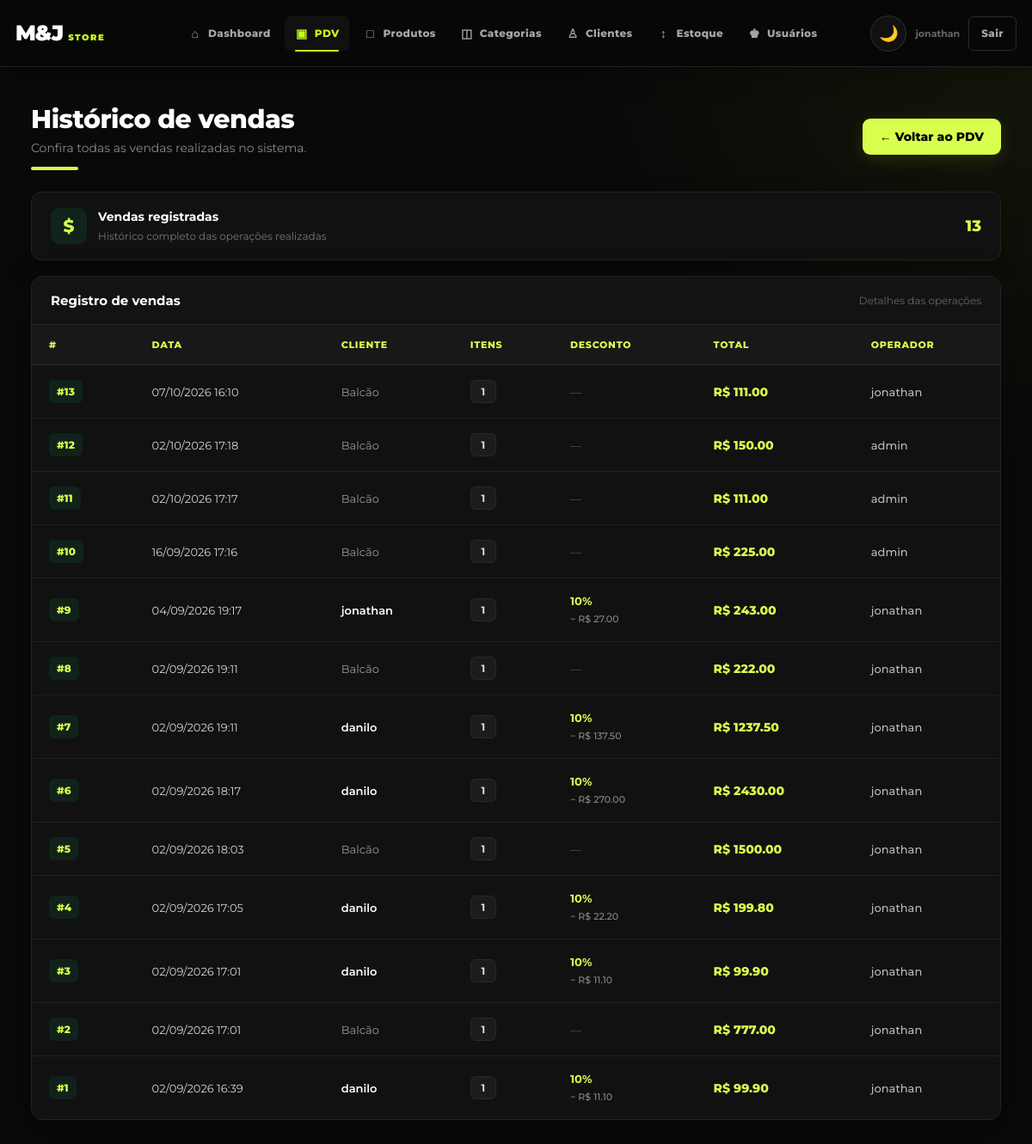
The page /pdv/historico (signed in) on the database its author committed.
### app/models/venda.py (models this page shows, shortened)
class Venda(Base):
    __tablename__ = "vendas"
    id = Column(
        Integer,
        primary_key=True,
        index=True
    )
    cliente_id = Column(
        Integer,
        ForeignKey(
            "clientes.id",
            ondelete="SET NULL"
        ),
        nullable=True
    )
    usuario_id = Column(
        Integer,
        ForeignKey(
            "usuarios.id",
            ondelete="SET NULL"
        ),
        nullable=True
    )
    desconto_percentual = Column(
        Float,
        nullable=False,
        default=0.0
    )
    total_bruto = Column(
        Float,
        nullable=False,
        default=0.0
    )
    total_liquido = Column(
        Float,
        nullable=False,
        default=0.0
    )
    observacao = Column(
        String(255),
        nullable=True
    )
    criado_em = Column(
        DateTime,
        server_default=func.now()
    )
    cliente = relationship(
        "Cliente",
        back_populates="vendas"
    )
    usuario = relationship(
        "Usuario",
        backref="vendas"
    )
    itens = relationship(
        "ItemVenda",
        back_populates="venda",
        cascade="all, delete-orphan"
    )
    pagamentos = relationship(
        "Pagamento",
        back_populates="venda",
        cascade="all, delete-orphan"
    )

### app/models/usuarios.py (models this page shows)
class Usuario(Base):
    __tablename__ = "usuarios"
    id = Column(Integer, primary_key=True, autoincrement=True)
    nome = Column(String(100), nullable=False)
    email = Column(String(150), unique=True, nullable=False)
    senha_hash = Column(String(255), nullable=False)
    role = Column(String(20), nullable=False, default="operador")
    ativo = Column(Boolean, default=True)
    criando_em = Column(DateTime, server_default=func.now())

### app/models/cliente.py (models this page shows)
class Cliente(Base):
    __tablename__ = "clientes"
    id = Column(
        Integer,
        primary_key=True,
        index=True
    )
    nome = Column(
        String(150),
        nullable=False
    )
    matricula = Column(
        String(100),
        unique=True,
        nullable=True
    )
    telefone = Column(
        String(30),
        nullable=True
    )
    is_associado = Column(
        Boolean,
        default=False,
        nullable=False
    )
    ativo = Column(
        Boolean,
        default=True,
        nullable=False
    )
    desconto_percentual = Column(
        Float,
        default=0.0,
        nullable=False
    )
    criado_em = Column(
        DateTime,
        server_default=func.now(),
        nullable=False
    )
    vendas = relationship(
        "Venda",
        back_populates="cliente"
    )

### app/controllers/pdv_controller.py (the view)
@router.get(
    "/historico"
)
def historico(
    request: Request,
    db: Session = Depends(
        get_db
    ),
    usuario=Depends(
        get_usuario_logado
    )
):
    vendas = (
        db.query(Venda)
        .order_by(
            Venda.id.desc()
        )
        .limit(100)
        .all()
    )
    return templates.TemplateResponse(
        request=request,
        name="pdv/historico.html",
        context={
            "request":
                request,
            "vendas":
                vendas,
            "usuario":
                usuario
        }
    )

### app/templates/pdv/historico.html (shortened to what this page needs)
<!DOCTYPE html>
<html lang="pt-br">
<head>
    <link rel="stylesheet" href="/static/css/navbar.css">
</head>
<body>
    {% include "shared/navbar.html" %}
    <main class="container">
        <div class="topo">
            <div class="titulo-area">
                <h1>Histórico de vendas</h1>
                <p>
                    Confira todas as vendas realizadas no sistema.
                </p>
                <div class="titulo-linha"></div>
            </div>
            <a href="/pdv" class="btn-voltar">
                ← Voltar ao PDV
            </a>
        </div>
        <div class="resumo">
            <div class="resumo-info">
                <div class="resumo-icone">
                    $
                </div>
                <div class="resumo-texto">
                    <strong>Vendas registradas</strong>
                    <span>Histórico completo das operações realizadas</span>
                </div>
            </div>
            <div class="contador">
                {{ vendas | length }}
            </div>
        </div>
        <div class="tabela-card">
            <div class="tabela-topo">
                <h2>Registro de vendas</h2>
                <span>
                    Detalhes das operações
                </span>
            </div>
            <div class="tabela-container">
                <table>
                    <thead>
                        <tr>
                            <th>#</th>
                            <th>Data</th>
                            <th>Cliente</th>
                            <th>Itens</th>
                            <th>Desconto</th>
                            <th>Total</th>
                            <th>Operador</th>
                        </tr>
                    </thead>
                    <tbody>
                        {% for v in vendas %}
                        <tr>
                            <td>
                                <a href="/pdv/venda/{{ v.id }}" class="venda-link">
                                    #{{ v.id }}
                                </a>
                            </td>
                            <td>
                                {{ v.criado_em.strftime('%d/%m/%Y %H:%M') }}
                            </td>
                            <td>
                                {% if v.cliente %}
                                <span class="cliente">
                                    {{ v.cliente.nome }}
                                </span>
                                {% else %}
                                <span class="cliente-balcao">
                                    Balcão
                                </span>
                                {% endif %}
                            </td>
                            <td>
                                <span class="quantidade">
                                    {{ v.itens | length }}
                                </span>
                            </td>
                            <td>
                                {% if v.desconto_percentual > 0 %}
                                <span class="desconto">
                                    {{ v.desconto_percentual|int }}%
                                    <br>
                                    <small>
                                        − R$ {{ "%.2f"|format(v.desconto_valor) }}
                                    </small>
                                </span>
                                {% else %}
                                <span class="sem-desconto">
                                    —
                                </span>
                                {% endif %}
                            </td>
                            <td class="total">
                                R$ {{ "%.2f"|format(v.total_liquido) }}
                            </td>
                            <td>
                                <span class="operador">
                                    {{ v.usuario.nome if v.usuario else "—" }}
                                </span>
                            </td>
                        </tr>
                        {% endfor %}
                    </tbody>
                </table>
            </div>
        </div>
    </main>
</body>
</html>

### app/static/css/navbar.css (style rules this page uses)
:root { --navbar-bg: #080808; --navbar-border: #202020; --navbar-text: #a5a5a5; --navbar-hover: #ffffff; --navbar-neon: #c8ff1a; }
body { padding-top: 78px !important; }

### app/templates/pdv/historico.html (style rules this page uses)
* { box-sizing: border-box; font-family: 'Montserrat', sans-serif; }
body { margin: 0; min-height: 100vh; background: radial-gradient(circle at top right, rgba(204, 255, 0, 0.06), transparent 30%), #090909; color: #fff; }
.container { width: 94%; max-width: 1400px; margin: 0 auto; padding: 42px 0 70px; }
.topo { display: flex; align-items: center; justify-content: space-between; gap: 20px; margin-bottom: 25px; }
.titulo-area { display: flex; flex-direction: column; gap: 6px; }
.titulo-area h1 { margin: 0; font-size: 30px; font-weight: 800; letter-spacing: -0.5px; }
.titulo-area p { margin: 0; color: #888; font-size: 14px; }
.titulo-linha { width: 55px; height: 4px; margin-top: 7px; background: #d9ff4d; border-radius: 20px; }
.btn-voltar { display: inline-flex; align-items: center; justify-content: center; gap: 8px; padding: 12px 20px; background: #d9ff4d; color: #000; text-decoration: none; font-size: 14px; font-weight: 800; border-radius: 9px; box-shadow: 0 5px 20px rgba(217, 255, 0, 0.12); transition: all 0.25s ease; }
.resumo { display: flex; align-items: center; justify-content: space-between; gap: 20px; background: #111; border: 1px solid #222; border-radius: 12px; padding: 18px 22px; margin-bottom: 18px; box-shadow: 0 8px 25px rgba(0, 0, 0, 0.25); }
.resumo-info { display: flex; align-items: center; gap: 13px; }
.resumo-icone { width: 42px; height: 42px; display: flex; align-items: center; justify-content: center; border-radius: 10px; background: rgba(0, 255, 136, 0.08); color: #d9ff4d; font-size: 20px; font-weight: 800; }
.resumo-texto strong { display: block; color: #fff; font-size: 14px; margin-bottom: 3px; }
.resumo-texto span { color: #777; font-size: 12px; }
.contador { color: #d9ff4d; font-size: 18px; font-weight: 800; }
.tabela-card { background: #111; border: 1px solid #242424; border-radius: 14px; overflow: hidden; box-shadow: 0 15px 40px rgba(0, 0, 0, 0.35); }
.tabela-topo { display: flex; justify-content: space-between; align-items: center; padding: 18px 22px; border-bottom: 1px solid #242424; background: #131313; }
.tabela-topo h2 { margin: 0; font-size: 15px; font-weight: 700; }
.tabela-topo span { color: #666; font-size: 12px; }
.tabela-container { width: 100%; overflow-x: auto; }
table { width: 100%; border-collapse: collapse; min-width: 900px; }
thead { background: #181818; }
th { padding: 16px 20px; text-align: left; color: #d9ff4d; font-size: 11px; font-weight: 800; text-transform: uppercase; letter-spacing: 0.7px; border-bottom: 1px solid #292929; }
td { padding: 17px 20px; color: #d5d5d5; font-size: 13px; border-bottom: 1px solid #202020; }
tbody tr { transition: all 0.2s ease; }
tbody tr:last-child td { border-bottom: none; }
.venda-link { display: inline-flex; align-items: center; padding: 6px 9px; border-radius: 6px; background: rgba(0, 255, 136, 0.07); color: #d9ff4d; text-decoration: none; font-weight: 800; font-size: 12px; transition: 0.2s; }
.cliente { color: #fff; font-weight: 600; }
.cliente-balcao { color: #999; }
.quantidade { display: inline-flex; align-items: center; justify-content: center; min-width: 30px; height: 27px; padding: 0 8px; background: #1c1c1c; border: 1px solid #292929; border-radius: 6px; color: #ddd; font-weight: 700; font-size: 12px; }
.desconto { display: inline-block; color: #d9ff4d; font-weight: 700; line-height: 1.5; }
.desconto small { color: #888; font-size: 11px; font-weight: 500; }
.sem-desconto { color: #555; }
.total { color: #d9ff4d; font-weight: 800; font-size: 14px; }
.operador { color: #bbb; font-weight: 500; }

### rows shown on the page
Venda: id "13", criado_em "07/10/2026 16:10", shows "Balcão", itens|length "1", total_liquido "111.00", usuario "jonathan"
Venda: id "12", criado_em "02/10/2026 17:18", shows "Balcão", itens|length "1", total_liquido "150.00", usuario "admin"
Venda: id "11", criado_em "02/10/2026 17:17", shows "Balcão", itens|length "1", total_liquido "111.00", usuario "admin"
Venda: id "10", criado_em "16/09/2026 17:16", shows "Balcão", itens|length "1", total_liquido "225.00", usuario "admin"
Venda: id "9", criado_em "04/09/2026 19:17", cliente.nome "jonathan", itens|length "1", desconto_percentual "10", desconto_valor "27.00", total_liquido "243.00", usuario "jonathan"
Venda: id "8", criado_em "02/09/2026 19:11", shows "Balcão", itens|length "1", total_liquido "222.00", usuario "jonathan"
Venda: id "7", criado_em "02/09/2026 19:11", cliente.nome "danilo", itens|length "1", desconto_percentual "10", desconto_valor "137.50", total_liquido "1237.50", usuario "jonathan"
Venda: id "6", criado_em "02/09/2026 18:17", cliente.nome "danilo", itens|length "1", desconto_percentual "10", desconto_valor "270.00", total_liquido "2430.00", usuario "jonathan"
Venda: id "5", criado_em "02/09/2026 18:03", shows "Balcão", itens|length "1", total_liquido "1500.00", usuario "jonathan"
Venda: id "4", criado_em "02/09/2026 17:05", cliente.nome "danilo", itens|length "1", desconto_percentual "10", desconto_valor "22.20", total_liquido "199.80", usuario "jonathan"
Venda: id "3", criado_em "02/09/2026 17:01", cliente.nome "danilo", itens|length "1", desconto_percentual "10", desconto_valor "11.10", total_liquido "99.90", usuario "jonathan"
Venda: id "2", criado_em "02/09/2026 17:01", shows "Balcão", itens|length "1", total_liquido "777.00", usuario "jonathan"
Venda: id "1", criado_em "02/09/2026 16:39", cliente.nome "danilo", itens|length "1", desconto_percentual "10", desconto_valor "11.10", total_liquido "99.90", usuario "jonathan"

### other values the page prints
{{ vendas | length }} "13"
